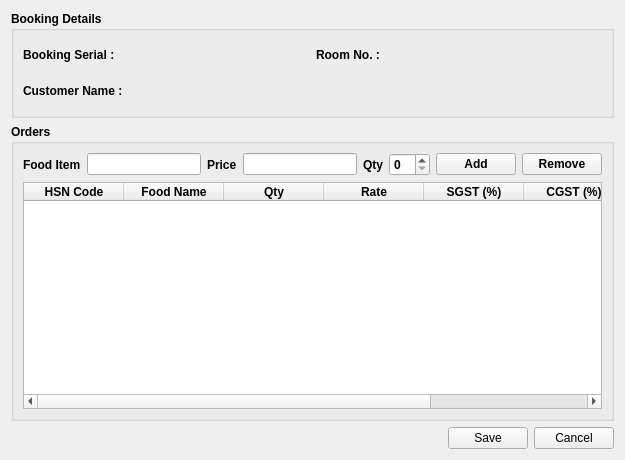
<?xml version="1.0" encoding="UTF-8"?>
<ui version="4.0">
 <class>AddFoodOrder</class>
 <widget class="QWidget" name="AddFoodOrder">
  <property name="geometry">
   <rect>
    <x>0</x>
    <y>0</y>
    <width>625</width>
    <height>460</height>
   </rect>
  </property>
  <property name="windowTitle">
   <string>Add Food Order</string>
  </property>
  <layout class="QVBoxLayout" name="verticalLayout_4">
   <item>
    <widget class="QGroupBox" name="groupBox">
     <property name="font">
      <font>
       <weight>75</weight>
       <bold>true</bold>
      </font>
     </property>
     <property name="title">
      <string>Booking Details</string>
     </property>
     <layout class="QVBoxLayout" name="verticalLayout_3">
      <item>
       <layout class="QVBoxLayout" name="verticalLayout">
        <item>
         <layout class="QGridLayout" name="gridLayout">
          <item row="0" column="0">
           <widget class="QLabel" name="label">
            <property name="minimumSize">
             <size>
              <width>0</width>
              <height>30</height>
             </size>
            </property>
            <property name="font">
             <font>
              <weight>75</weight>
              <bold>true</bold>
             </font>
            </property>
            <property name="text">
             <string>Booking Serial :</string>
            </property>
           </widget>
          </item>
          <item row="0" column="1">
           <widget class="QLabel" name="booking_serial">
            <property name="minimumSize">
             <size>
              <width>0</width>
              <height>30</height>
             </size>
            </property>
            <property name="text">
             <string/>
            </property>
           </widget>
          </item>
          <item row="0" column="2">
           <widget class="QLabel" name="label_5">
            <property name="minimumSize">
             <size>
              <width>0</width>
              <height>30</height>
             </size>
            </property>
            <property name="text">
             <string>Room No. :</string>
            </property>
           </widget>
          </item>
          <item row="0" column="3">
           <widget class="QLabel" name="room_no">
            <property name="text">
             <string/>
            </property>
           </widget>
          </item>
         </layout>
        </item>
        <item>
         <layout class="QGridLayout" name="gridLayout_2">
          <item row="0" column="0">
           <widget class="QLabel" name="label_2">
            <property name="minimumSize">
             <size>
              <width>0</width>
              <height>30</height>
             </size>
            </property>
            <property name="maximumSize">
             <size>
              <width>120</width>
              <height>16777215</height>
             </size>
            </property>
            <property name="font">
             <font>
              <weight>75</weight>
              <bold>true</bold>
             </font>
            </property>
            <property name="text">
             <string>Customer Name :</string>
            </property>
           </widget>
          </item>
          <item row="0" column="1">
           <widget class="QLabel" name="customer_name">
            <property name="minimumSize">
             <size>
              <width>0</width>
              <height>30</height>
             </size>
            </property>
            <property name="text">
             <string/>
            </property>
           </widget>
          </item>
         </layout>
        </item>
       </layout>
      </item>
     </layout>
    </widget>
   </item>
   <item>
    <widget class="QGroupBox" name="groupBox_2">
     <property name="font">
      <font>
       <weight>75</weight>
       <bold>true</bold>
      </font>
     </property>
     <property name="title">
      <string>Orders</string>
     </property>
     <layout class="QVBoxLayout" name="verticalLayout_2">
      <item>
       <layout class="QGridLayout" name="gridLayout_3">
        <item row="0" column="5">
         <widget class="QSpinBox" name="qty"/>
        </item>
        <item row="0" column="2">
         <widget class="QLabel" name="label_8">
          <property name="text">
           <string>Price</string>
          </property>
         </widget>
        </item>
        <item row="0" column="1">
         <widget class="QLineEdit" name="foodItem">
          <property name="sizePolicy">
           <sizepolicy hsizetype="Maximum" vsizetype="Fixed">
            <horstretch>0</horstretch>
            <verstretch>0</verstretch>
           </sizepolicy>
          </property>
          <property name="maximumSize">
           <size>
            <width>200</width>
            <height>16777215</height>
           </size>
          </property>
         </widget>
        </item>
        <item row="0" column="3">
         <widget class="QLineEdit" name="price">
          <property name="alignment">
           <set>Qt::AlignRight|Qt::AlignTrailing|Qt::AlignVCenter</set>
          </property>
          <property name="readOnly">
           <bool>true</bool>
          </property>
         </widget>
        </item>
        <item row="0" column="0">
         <widget class="QLabel" name="label_7">
          <property name="text">
           <string>Food Item</string>
          </property>
         </widget>
        </item>
        <item row="0" column="4">
         <widget class="QLabel" name="label_9">
          <property name="text">
           <string>Qty</string>
          </property>
         </widget>
        </item>
        <item row="0" column="6">
         <widget class="QPushButton" name="addFoodInOrderListBtn">
          <property name="text">
           <string>Add</string>
          </property>
          <property name="icon">
           <iconset resource="bill_master_resources.qrc">
            <normaloff>:/icons/icons/fff-add.ico</normaloff>:/icons/icons/fff-add.ico</iconset>
          </property>
         </widget>
        </item>
        <item row="0" column="7">
         <widget class="QPushButton" name="removeItem">
          <property name="text">
           <string>Remove</string>
          </property>
          <property name="icon">
           <iconset resource="bill_master_resources.qrc">
            <normaloff>:/icons/icons/1429107797_678069-sign-error-128.png</normaloff>:/icons/icons/1429107797_678069-sign-error-128.png</iconset>
          </property>
         </widget>
        </item>
       </layout>
      </item>
      <item>
       <widget class="QTableWidget" name="foodOrderList">
        <property name="editTriggers">
         <set>QAbstractItemView::NoEditTriggers</set>
        </property>
        <property name="selectionMode">
         <enum>QAbstractItemView::SingleSelection</enum>
        </property>
        <property name="selectionBehavior">
         <enum>QAbstractItemView::SelectRows</enum>
        </property>
        <column>
         <property name="text">
          <string>HSN Code</string>
         </property>
        </column>
        <column>
         <property name="text">
          <string>Food Name</string>
         </property>
        </column>
        <column>
         <property name="text">
          <string>Qty</string>
         </property>
        </column>
        <column>
         <property name="text">
          <string>Rate</string>
         </property>
        </column>
        <column>
         <property name="text">
          <string>SGST (%)</string>
         </property>
        </column>
        <column>
         <property name="text">
          <string>CGST (%)</string>
         </property>
        </column>
        <column>
         <property name="text">
          <string>Amount</string>
         </property>
        </column>
       </widget>
      </item>
     </layout>
    </widget>
   </item>
   <item>
    <layout class="QGridLayout" name="gridLayout_4">
     <item row="0" column="0">
      <spacer name="horizontalSpacer">
       <property name="orientation">
        <enum>Qt::Horizontal</enum>
       </property>
       <property name="sizeHint" stdset="0">
        <size>
         <width>40</width>
         <height>20</height>
        </size>
       </property>
      </spacer>
     </item>
     <item row="0" column="1">
      <widget class="QPushButton" name="saveBtn">
       <property name="text">
        <string>Save</string>
       </property>
      </widget>
     </item>
     <item row="0" column="2">
      <widget class="QPushButton" name="cancelBtn">
       <property name="text">
        <string>Cancel</string>
       </property>
      </widget>
     </item>
    </layout>
   </item>
  </layout>
 </widget>
 <resources>
  <include location="bill_master_resources.qrc"/>
 </resources>
 <connections/>
</ui>
